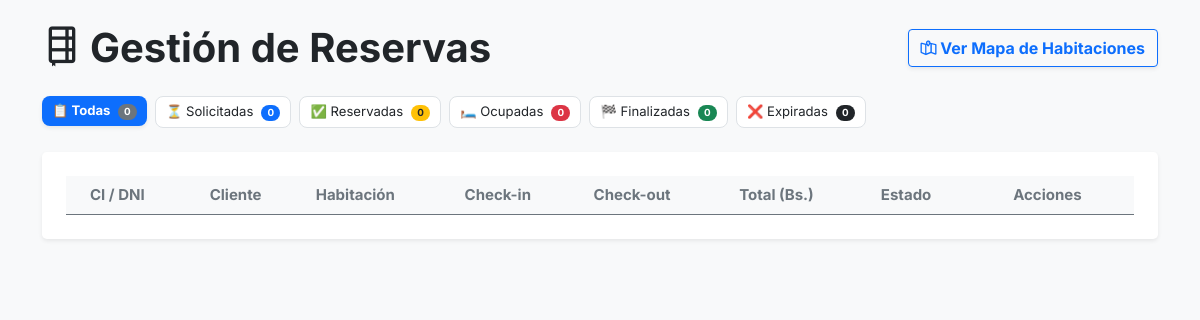
Page /reservas/index.php (signed in) on the earlier database version.
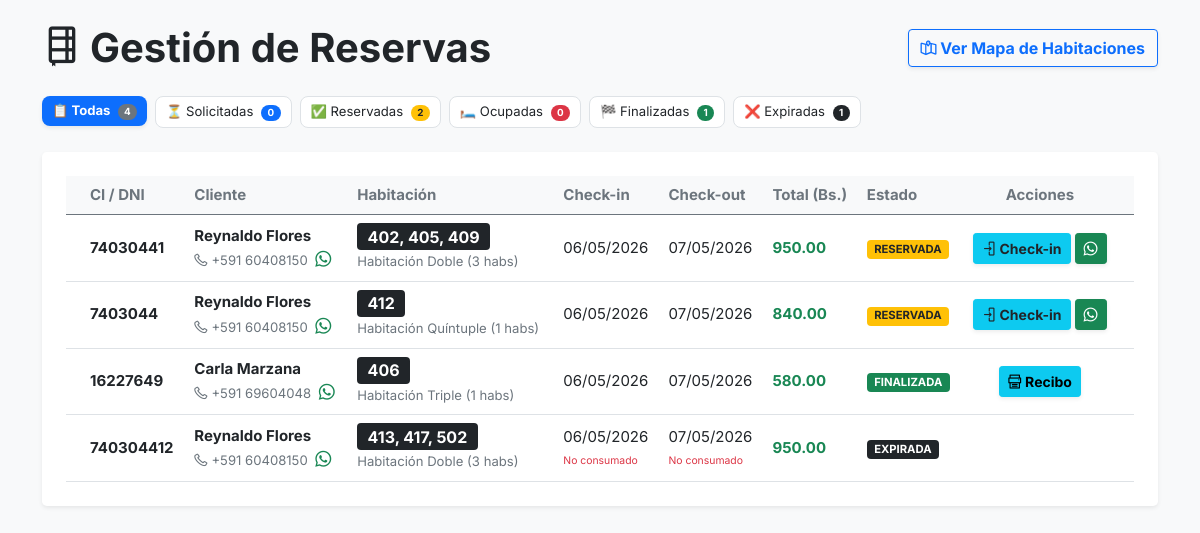
Same page on the later database version.
### tables this page shows
CREATE TABLE `reservas` (
  `id` int(11) NOT NULL,
  `nombre` varchar(150) NOT NULL,
  `ci` varchar(20) NOT NULL,
  `telefono` varchar(20) DEFAULT NULL,
  `fecha_ingreso` date NOT NULL,
  `fecha_salida` date NOT NULL,
  `estado` enum('SOLICITADA','RESERVADA','OCUPADA','FINALIZADA','EXPIRADA') DEFAULT 'SOLICITADA',
  `desayuno` tinyint(1) DEFAULT 0,
  `garage` int(11) DEFAULT 0,
  `total` decimal(10,2) NOT NULL DEFAULT 0.00,
  `foto_ci` varchar(255) DEFAULT NULL,
  `created_at` timestamp NOT NULL DEFAULT current_timestamp(),
  `confirmada_at` timestamp NULL DEFAULT NULL,
  `checkout_at` timestamp NULL DEFAULT NULL
);

### reservas/index.php (the view, shortened to what the changed rows need)
<?php
include '../conexion.php';
$conexion->query("ALTER TABLE reservas ADD COLUMN IF NOT EXISTS confirmada_at TIMESTAMP NULL AFTER created_at");
$sql_counts = "SELECT estado, COUNT(*) as total FROM reservas GROUP BY estado";
$res_counts = $conexion->query($sql_counts);
$counts = ['SOLICITADA' => 0, 'RESERVADA' => 0, 'OCUPADA' => 0, 'FINALIZADA' => 0, 'EXPIRADA' => 0];
$total_reservas = 0;
if ($res_counts) {
    while ($row = $res_counts->fetch_assoc()) {
        $counts[$row['estado']] = $row['total'];
        $total_reservas += $row['total'];
    }
}
$sql = "SELECT r.*,
               GROUP_CONCAT(h.numero SEPARATOR ', ') as numeros_habitaciones,
               GROUP_CONCAT(DISTINCT t.nombre SEPARATOR ', ') as tipos_habitaciones,
               COUNT(dr.habitacion_id) as total_habitaciones,
               COALESCE(SUM(t.capacidad), 1) as capacidad_total,
               COALESCE(SUM(t.precio), 0) as tarifa_noche,
               TIMESTAMPDIFF(SECOND, NOW(), DATE_ADD(r.confirmada_at, INTERVAL 12 HOUR)) as segundos_restantes
        FROM reservas r
        LEFT JOIN detalle_reserva dr ON r.id = dr.reserva_id
        LEFT JOIN habitacion h ON dr.habitacion_id = h.id_habitacion
        LEFT JOIN tipo_habitacion t ON h.id_tipo = t.id_tipo
        GROUP BY r.id
        ORDER BY FIELD(r.estado, 'SOLICITADA', 'RESERVADA', 'OCUPADA', 'FINALIZADA', 'EXPIRADA'), r.id DESC";
$resultado = $conexion->query($sql);
?>
<!DOCTYPE html>
<html lang="es">
<?php include '../header.php'; ?>
<link rel="stylesheet" href="https://cdn.datatables.net/1.13.6/css/dataTables.bootstrap5.min.css" />
<link rel="stylesheet" href="https://cdn.datatables.net/buttons/2.4.1/css/buttons.bootstrap5.min.css" />
<body class="bg-light py-4">
  <div class="container">
    <div class="d-flex justify-content-between align-items-center mb-4">
      <h2 class="fw-bold text-dark"><i class="lni lni-agenda me-2"></i>Gestión de Reservas</h2>
    </div>
    <div class="row mb-4">
        <div class="col-12">
            <ul class="nav nav-pills gap-2">
                <li class="nav-item">
                    <a class="nav-link active shadow-sm fw-bold tab-filtro" href="#" data-estado="">
                        📋 Todas <span class="badge bg-secondary text-white ms-1 rounded-pill"><?= $total_reservas ?></span>
                    </a>
                </li>
                <li class="nav-item">
                    <a class="nav-link bg-white border text-dark tab-filtro" href="#" data-estado="RESERVADA">
                        ✅ Reservadas <span class="badge bg-warning text-dark ms-1 rounded-pill"><?= $counts['RESERVADA'] ?></span>
                    </a>
                </li>
                <li class="nav-item">
                    <a class="nav-link bg-white border text-dark tab-filtro" href="#" data-estado="FINALIZADA">
                        🏁 Finalizadas <span class="badge bg-success text-white ms-1 rounded-pill"><?= $counts['FINALIZADA'] ?></span>
                    </a>
                </li>
                <li class="nav-item">
                    <a class="nav-link bg-white border text-dark tab-filtro" href="#" data-estado="EXPIRADA">
                        ❌ Expiradas <span class="badge bg-dark text-white ms-1 rounded-pill"><?= $counts['EXPIRADA'] ?></span>
                    </a>
                </li>
            </ul>
        </div>
    </div>
    <div class="card shadow-sm border-0 rounded-3">
      <div class="card-body p-4">
        <div class="table-responsive">
          <table id="tablaReservas" class="table table-hover align-middle mb-0" style="width: 100%;">
            <thead class="table-light text-secondary">
              <tr>
                <th class="ps-4">CI / DNI</th>
                <th>Cliente</th>
                <th>Habitación</th>
                <th>Check-in</th>
                <th>Check-out</th>
                <th>Total (Bs.)</th>
                <th>Estado</th>
                <th class="text-center pe-4">Acciones</th>
              </tr>
            </thead>
            <tbody>
              <?php if ($resultado && $resultado->num_rows > 0): ?>
                <?php while ($fila = $resultado->fetch_assoc()): ?>
                  <tr>
                    <td class="ps-4 fw-bold text-dark"><?= htmlspecialchars($fila['ci'] ?? '') ?></td>
                    <td>
                        <strong><?= htmlspecialchars($fila['nombre'] ?? '') ?></strong><br>
                        <small class="text-muted">
                            <i class="lni lni-phone me-1"></i><?= htmlspecialchars($fila['telefono'] ?? '') ?>
                            <?php if(!empty($fila['telefono'])): ?>
                                <?php $tel_limpio = preg_replace('/[^0-9]/', '', $fila['telefono']); ?>
                                <a href="https://wa.me/<?= $tel_limpio ?>?text=<?= rawurlencode('Hola ' . trim($fila['nombre']) . ', nos comunicamos de la Recepción del hotel HabitApp...') ?>" target="_blank" class="text-success ms-1 fs-6" title="Abrir Chat"><i class="lni lni-whatsapp"></i></a>
                            <?php endif; ?>
                        </small>
                    </td>
                    <td>
                        <span class="badge bg-dark fs-6"><?= htmlspecialchars($fila['numeros_habitaciones'] ?? 'Sin Asignar') ?></span><br>
                        <small class="text-muted"><?= htmlspecialchars($fila['tipos_habitaciones'] ?? 'N/A') ?> (<?= $fila['total_habitaciones'] ?? 0 ?> habs)</small>
                    </td>
                    <td>
                        <?= !empty($fila['fecha_ingreso']) ? date('d/m/Y', strtotime($fila['fecha_ingreso'])) : 'N/A' ?>
                        <?= $fila['estado'] == 'EXPIRADA' ? '<br><small class="text-danger" style="font-size: 0.65rem;">No consumado</small>' : '' ?>
                    </td>
                    <td>
                        <?= !empty($fila['fecha_salida']) ? date('d/m/Y', strtotime($fila['fecha_salida'])) : 'N/A' ?>
                        <?= $fila['estado'] == 'EXPIRADA' ? '<br><small class="text-danger" style="font-size: 0.65rem;">No consumado</small>' : '' ?>
                    </td>
                    <td class="fw-bold text-success"><?= number_format((float)($fila['total'] ?? 0), 2) ?></td>
                    <td data-search="<?= htmlspecialchars($fila['estado']) ?>">
                      <?php
                        $badge_class = 'bg-secondary';
                        $estado_mostrar = $fila['estado'];
                        if($fila['estado'] == 'RESERVADA') $badge_class = 'bg-warning text-dark';
                        if($fila['estado'] == 'FINALIZADA') $badge_class = 'bg-success';
                        if($fila['estado'] == 'EXPIRADA') $badge_class = 'bg-dark';
                      ?>
                      <span class="badge <?= $badge_class ?>"><?= $estado_mostrar ?></span>
                    </td>
                     <td class="text-center pe-4 text-nowrap">
                      <?php if ($fila['estado'] == 'SOLICITADA'): ?>
                          <button type="button" class="btn btn-sm btn-success fw-bold shadow-sm" data-bs-toggle="modal" data-bs-target="#modalConfirmar<?= $fila['id'] ?>">
                            <i class="lni lni-checkmark"></i> Confirmar
                          </button>
                      <?php elseif ($fila['estado'] == 'RESERVADA'): ?>
                          <div class="d-flex justify-content-center gap-1">
                              <button type="button" class="btn btn-sm btn-info fw-bold shadow-sm text-dark" data-bs-toggle="modal" data-bs-target="#modalCheckin<?= $fila['id'] ?>">
                                <i class="lni lni-enter"></i> Check-in
                              </button>
                              <?php if (!empty($fila['telefono'])): ?>
                                  <?php
                                    $tel_limpio = preg_replace('/[^0-9]/', '', $fila['telefono']);
                                    $servicios_wa = "";
                                    if (!empty($fila['desayuno']) || !empty($fila['garage'])) {
                                        $servs = [];
                                        if (!empty($fila['desayuno'])) $servs[] = "Desayuno";
                                        if (!empty($fila['garage'])) $servs[] = $fila['garage'] . "x Garage";
                                        $servicios_wa = "\n✨ Servicios Extras: *" . implode(" y ", $servs) . "*";
                                    }
                                    $hora_limite = !empty($fila['confirmada_at']) ? date('d/m/Y \a \l\a\s H:i', strtotime($fila['confirmada_at']) + (12 * 3600)) : date('d/m/Y \a \l\a\s H:i', strtotime($fila['created_at']) + (12 * 3600));
                                    $mensaje_wa = "🏨 *HabitApp de EPDEOR - Confirmación de Pre-Reserva*\n\nHola *" . trim($fila['nombre']) . "*,\n\nTu solicitud de reserva ha sido *APROBADA* ✅.\n\n*Detalles de tu asignación:*\n🛏️ Habitación(es): *" . ($fila['numeros_habitaciones'] ?? 'N/A') . "* (" . ($fila['tipos_habitaciones'] ?? 'N/A') . ")" . $servicios_wa . "\n💰 Total a Pagar: *Bs. " . number_format((float)($fila['total'] ?? 0), 2) . "*\n\nLe recomendamos apersonarse antes del *" . $hora_limite . "*, por lo que de no hacerlo hasta ese tiempo su reserva va a expirar. El pago y registro final se realizarán en Recepción al momento de tu llegada. Por favor, indícanos tu número de *CI/Pasaporte* o *Celular* en mostrador para ubicar tu reserva rápidamente.\n\n¡Te esperamos!";
                                    $wa_url = "https://api.whatsapp.com/send?phone=" . $tel_limpio . "&text=" . rawurlencode($mensaje_wa);
                                  ?>
                                  <a href="<?= $wa_url ?>" target="_blank" class="btn btn-sm btn-success fw-bold shadow-sm" title="Reenviar Confirmación por WhatsApp"><i class="lni lni-whatsapp"></i></a>
                              <?php endif; ?>
                          </div>
                      <?php elseif ($fila['estado'] == 'FINALIZADA'): ?>
                          <form action="../reportes/comprobantes/CheckoutPdf.php" method="POST" target="_blank" style="display:inline;">
                              <button type="submit" class="btn btn-sm btn-info fw-bold shadow-sm" title="Imprimir Comprobante"><i class="lni lni-printer"></i> Recibo</button>
                          </form>
                      <?php else:  ?>
                      <?php endif; ?>
                    </td>
                  </tr>
                <?php endwhile; ?>
              <?php endif; ?>
            </tbody>
          </table>
        </div>
      </div>
    </div>
  </div>
</body>
</html>

Differences in the rows shown:
added reservas: ci "74030441", nombre "Reynaldo Flores", telefono "+591 60408150", numeros_habitaciones "402, 405, 409", tipos_habitaciones "Habitación Doble", total_habitaciones "3", fecha_ingreso "06/05/2026", fecha_salida "07/05/2026", total "950.00", estado "RESERVADA"
added reservas: ci "7403044", nombre "Reynaldo Flores", telefono "+591 60408150", numeros_habitaciones "412", tipos_habitaciones "Habitación Quíntuple", total_habitaciones "1", fecha_ingreso "06/05/2026", fecha_salida "07/05/2026", total "840.00", estado "RESERVADA"
added reservas: ci "16227649", nombre "Carla Marzana", telefono "+591 69604048", numeros_habitaciones "406", tipos_habitaciones "Habitación Triple", total_habitaciones "1", fecha_ingreso "06/05/2026", fecha_salida "07/05/2026", total "580.00", estado "FINALIZADA"
added reservas: ci "740304412", nombre "Reynaldo Flores", telefono "+591 60408150", numeros_habitaciones "413, 417, 502", tipos_habitaciones "Habitación Doble", total_habitaciones "3", fecha_ingreso "06/05/2026", shows "No consumado", fecha_salida "07/05/2026", total "950.00", estado "EXPIRADA"
Other differences:
$total_reservas: "0" → "4"
$counts['RESERVADA']: "0" → "2"
$counts['FINALIZADA']: "0" → "1"
$counts['EXPIRADA']: "0" → "1"
